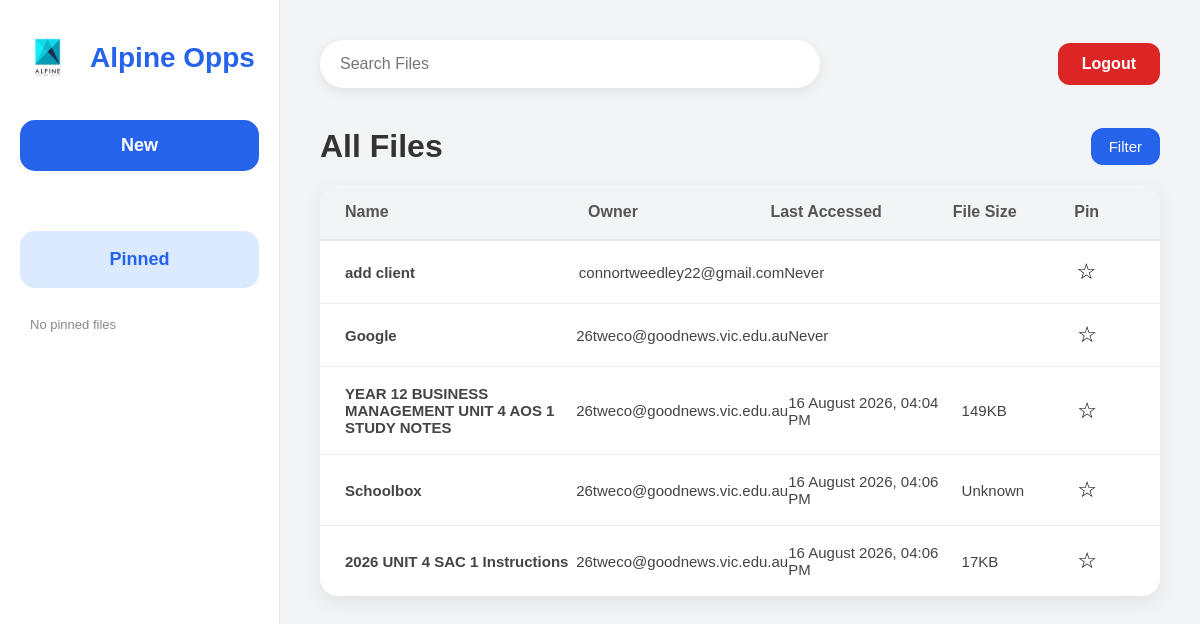
The page /dashboard (signed in) on the database its author committed.
### tables this page shows
CREATE TABLE Files (

        FileID INTEGER PRIMARY KEY AUTOINCREMENT,

        FileName TEXT NOT NULL,

        FileType TEXT NOT NULL,

        FileURL TEXT NOT NULL,

        FileOwner TEXT NOT NULL,

        LastAccessed TEXT NOT NULL,

        FileSize TEXT,

        IsPinned INTEGER DEFAULT 0

    );

### app.py (the view)
@app.route("/dashboard")
def dashboard():
    if "email" not in session:
        return redirect(url_for("login_page"))
    connection = sqlite3.connect(DATABASE)
    connection.row_factory = sqlite3.Row
    cursor = connection.cursor()
    cursor.execute("""
        SELECT *
        FROM Files
        ORDER BY IsPinned DESC, FileID DESC
    """)
    files = cursor.fetchall()
    cursor.execute("""
        SELECT *
        FROM Files
        WHERE IsPinned = 1
        ORDER BY FileName
    """)
    pinned_files = cursor.fetchall()
    connection.close()
    return render_template(
        "dashboard.html",
        files=files,
        pinned_files=pinned_files
    )

### templates/dashboard.html (shortened to what this page needs)
<!DOCTYPE html>
<html lang="en">
<head>
    <link
        rel="stylesheet"
        href="{{ url_for('static', filename='css/dashboard.css') }}"
    >
</head>
<body>
<div class="container">
    <aside class="sidebar">
        <div class="logo">
            <img
                src="{{ url_for('static', filename='images/logo.png') }}"
                alt="Logo"
            >
            <h2>Alpine Opps</h2>
        </div>
        <form action="{{ url_for('newfile') }}" method="GET">
            <button type="submit" class="new-btn">
                New
            </button>
        </form>
        <div class="pinned-section">
            <h3 class="pinned-title">Pinned</h3>
            {% if pinned_files %}
                {% for file in pinned_files %}
                    <a
                        class="pinned-file"
                        href="{{ url_for('open_file', file_id=file['FileID']) }}"
                        target="_blank"
                    >
                        {{ file["FileName"] }}
                    </a>
                {% endfor %}
            {% else %}
                <p class="no-pinned-files">
                    No pinned files
                </p>
            {% endif %}
        </div>
    </aside>
    <main class="main-content">
        <header class="topbar">
            <div class="search-box">
                <input
                    type="text"
                    id="searchInput"
                    placeholder="Search Files"
                    autocomplete="off"
                >
            </div>
            <div class="account-buttons">
                <a
                    href="{{ url_for('logout') }}"
                    class="logout-btn"
                >
                    Logout
                </a>
            </div>
        </header>
        <section class="files-header">
            <h1>All Files</h1>
            <div class="filter-container">
                <button
                    class="filter-btn"
                    id="filterButton"
                    type="button"
                >
                    Filter
                </button>
            </div>
        </section>
        <section class="file-table">
            <div class="table-head">
                <div>Name</div>
                <div>Owner</div>
                <div>Last Accessed</div>
                <div>File Size</div>
                <div>Pin</div>
            </div>
            {% for file in files %}
                <div
                    class="table-row"
                    data-file-type="{{ file['FileType'] | lower }}"
                    data-owner="{{ file['FileOwner'] | lower }}"
                    data-pinned="{{ file['IsPinned'] }}"
                    onclick="window.open('{{ url_for('open_file', file_id=file['FileID']) }}', '_blank')"
                    tabindex="0"
                    role="button"
                    onkeydown="if(event.key==='Enter' || event.key===' '){
                    event.preventDefault();
                    window.open('{{ url_for('open_file', file_id=file['FileID']) }}', '_blank');
                    }" >
                    <div class="file-name">
                        {{ file["FileName"] }}
                    </div>
                    <div>
                        {{ file["FileOwner"] }}
                    </div>
                    <div>
                        {{ file["LastAccessed"] }}
                    </div>
                    <div>
                        {{ file["FileSize"] }}
                    </div>
                <form
                    action="{{ url_for('toggle_pin', file_id=file['FileID']) }}"
                    method="POST"
                    class="pin-form"
                    onclick="event.stopPropagation();"
                >
                    <button
                        type="submit"
                        class="pin-button"
                    >
                        {% if file["IsPinned"] == 1 %}
                            ★
                        {% else %}
                            ☆
                        {% endif %}
                    </button>
                </form>
                </div>
        {% else %}
            <div class="empty-files">
                No files are currently available.
            </div>
        {% endfor %}
    </section>
</body>
</html>

### static/css/dashboard.css (style rules this page uses)
* { margin:0; padding:0; box-sizing:border-box; font-family:Arial, Helvetica, sans-serif; }
body { background:#f3f4f6; color:#333; }
.container { display:flex; height:100vh; }
.sidebar { width:280px; background:#ffffff; border-right:1px solid #e5e7eb; padding:30px 20px; display:flex; flex-direction:column; }
.pinned-title { text-align: center; font-size: 18px; font-weight: bold; color: #2563eb; background-color: #dbeafe; padding: 18px; border-radius: 15px; margin: 0 0 20px 0; }
.pinned-section { margin-top: 30px; }
.no-pinned-files { font-size: 13px; color: #888; padding: 9px 10px; }
.pin-button { border: none; background: none; outline: none; padding: 0; font-size: 22px; cursor: pointer; }
.logo { display:flex; align-items:center; gap:15px; margin-bottom:35px; }
.logo img { width:55px; }
.logo h2 { font-size:28px; color:#2563eb; }
.new-btn { width:100%; padding:15px; border:none; border-radius:15px; background:#2563eb; color:white; font-size:18px; font-weight:bold; cursor:pointer; margin-bottom:30px; transition:.2s; }
.main-content { flex:1; padding:40px; }
.topbar { display:flex; justify-content:space-between; align-items:center; margin-bottom:40px; }
.search-box { width:500px; }
.search-box input { width:100%; padding:15px 20px; border:none; border-radius:30px; background:white; font-size:16px; outline:none; box-shadow:0 4px 12px rgba(0,0,0,.08); }
.logout-btn { text-decoration:none; background:#dc2626; color:white; padding:12px 24px; border-radius:12px; font-weight:bold; transition:.2s; }
.files-header { display:flex; justify-content:space-between; align-items:center; margin-bottom:25px; }
.files-header h1 { font-size:34px; font-weight:600; }
.filter-btn { background:#2563eb; color:white; border:none; border-radius:12px; padding:12px 24px; font-size:15px; cursor:pointer; transition:.2s; }
.file-table { background:white; border-radius:18px; overflow:hidden; box-shadow:0 8px 20px rgba(0,0,0,.08); }
.table-head { display:grid; grid-template-columns:2.2fr 1.5fr 1.4fr 0.8fr 60px; background:#f8fafc; padding:20px 30px; font-weight:bold; color:#666; border-bottom:2px solid #e5e7eb; }
.table-row { display:grid; grid-template-columns:2.2fr 1.5fr 1.4fr 0.8fr 60px; padding:20px 30px; border-bottom:1px solid #f1f1f1; transition:.2s; }
.table-row:last-child { border-bottom:none; }
.table-row div:first-child { font-weight:600; }
.files-header { display:flex; justify-content:space-between; align-items:center; margin-bottom:20px; }
.files-header h1 { font-size:32px; color:#333; font-weight:600; }
.filter-btn { display:flex; align-items:center; gap:8px; padding:10px 18px; border:none; border-radius:12px; background:#2563eb; color:white; cursor:pointer; font-size:15px; transition:.2s; }
.file-table { background:white; border-radius:18px; overflow:hidden; box-shadow:0 6px 20px rgba(0,0,0,.08); }
.table-head { display:grid; grid-template-columns: 2fr 1.5fr 1.5fr 1fr 0.5fr; background:#f3f4f6; padding:18px 25px; font-weight:bold; color:#555; border-bottom:2px solid #e5e7eb; }
.table-row { display:grid; grid-template-columns: 2fr 1.5fr 1.5fr 1fr 0.5fr; padding:18px 25px; align-items:center; border-bottom:1px solid #ededed; transition:.2s; font-size:15px; }
.table-row div { color:#444; }
.search-box { position: relative; }
.filter-container { position: relative; }
.filter-btn { cursor: pointer; }
.account-buttons { display: flex; align-items: center; gap: 10px; }

### rows shown on the page
Files: FileName "add client", FileOwner "connortweedley22@gmail.com", LastAccessed "Never"
Files: FileName "Google", FileOwner "26tweco@goodnews.vic.edu.au", LastAccessed "Never"
Files: FileName "YEAR 12 BUSINESS MANAGEMENT UNIT 4 AOS 1 STUDY NOTES", FileOwner "26tweco@goodnews.vic.edu.au", LastAccessed "16 August 2026, 04:04 PM", FileSize "149KB"
Files: FileName "Schoolbox", FileOwner "26tweco@goodnews.vic.edu.au", LastAccessed "16 August 2026, 04:06 PM", FileSize "Unknown"
Files: FileName "2026 UNIT 4 SAC 1 Instructions", FileOwner "26tweco@goodnews.vic.edu.au", LastAccessed "16 August 2026, 04:06 PM", FileSize "17KB"
